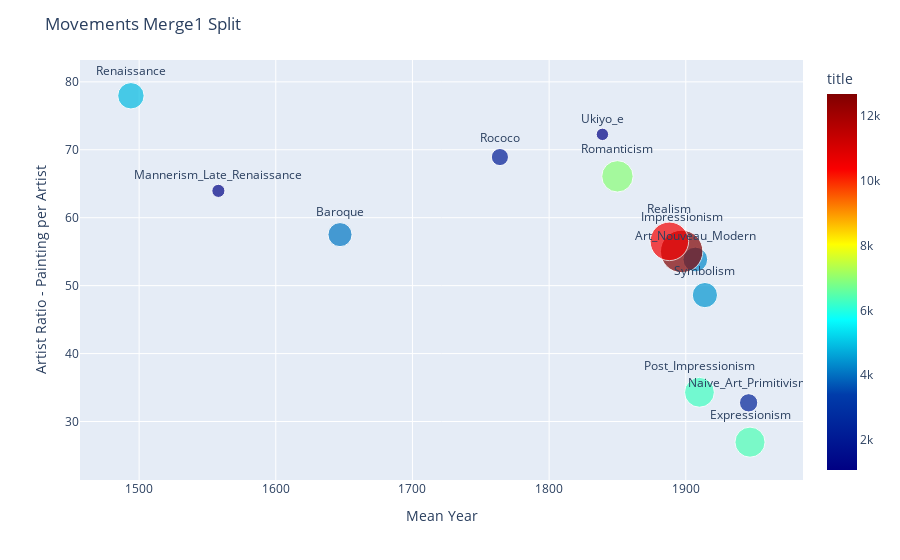

The notebook cell this image was saved under:
### Code cell
fig1 =px.scatter(df_mov1,x='mean_year',y='artist_ratio',size='title',text='movement',
               hover_name="movement",color="title",size_max=30,color_continuous_scale='jet')
fig1.update_traces(textposition='top center')
fig1.update_layout(title='Movements Merge1 Split',
    xaxis={'title':'Mean Year'},
    yaxis={'title':'Artist Ratio - Painting per Artist'})

fig1.show()

### Figure 1 — Plotly figure (JSON) as saved in the notebook; plotly's stock layout.template omitted (floating-point values rounded to 4 significant figures)
{"data": [{"hovertemplate": "<b>%{hovertext}</b><br><br>mean_year=%{x}<br>artist_ratio=%{y}<br>title=%{marker.color}<br>movement=%{text}<extra></extra>", "hovertext": ["Art_Nouveau_Modern", "Baroque", "Expressionism", "Impressionism", "Mannerism_Late_Renaissance", "Naive_Art_Primitivism", "Post_Impressionism", "Realism", "Renaissance", "Rococo", "Romanticism", "Symbolism", "Ukiyo_e"], "legendgroup": "", "marker": {"color": [4308, 4083, 6389, 12660, 1215, 2358, 6276, 10456, 4911, 2068, 6939, 4472, 1084], "coloraxis": "coloraxis", "size": [4308, 4083, 6389, 12660, 1215, 2358, 6276, 10456, 4911, 2068, 6939, 4472, 1084], "sizemode": "area", "sizeref": 14.07, "symbol": "circle"}, "mode": "markers+text", "name": "", "orientation": "v", "showlegend": false, "text": ["Art_Nouveau_Modern", "Baroque", "Expressionism", "Impressionism", "Mannerism_Late_Renaissance", "Naive_Art_Primitivism", "Post_Impressionism", "Realism", "Renaissance", "Rococo", "Romanticism", "Symbolism", "Ukiyo_e"], "textposition": "top center", "type": "scatter", "x": [1907, 1647, 1947, 1897, 1558, 1946, 1910, 1888, 1494, 1764, 1850, 1914, 1839], "xaxis": "x", "y": [53.85, 57.51, 26.96, 55.04, 63.95, 32.75, 34.3, 56.52, 77.95, 68.93, 66.09, 48.61, 72.27], "yaxis": "y"}], "layout": {"coloraxis": {"colorbar": {"title": {"text": "title"}}, "colorscale": [[0, "rgb(0,0,131)"], [0.2, "rgb(0,60,170)"], [0.4, "rgb(5,255,255)"], [0.6, "rgb(255,255,0)"], [0.8, "rgb(250,0,0)"], [1, "rgb(128,0,0)"]]}, "legend": {"itemsizing": "constant", "tracegroupgap": 0}, "margin": {"t": 60}, "title": {"text": "Movements Merge1 Split"}, "xaxis": {"anchor": "y", "domain": [0, 1], "title": {"text": "Mean Year"}}, "yaxis": {"anchor": "x", "domain": [0, 1], "title": {"text": "Artist Ratio - Painting per Artist"}}}}
